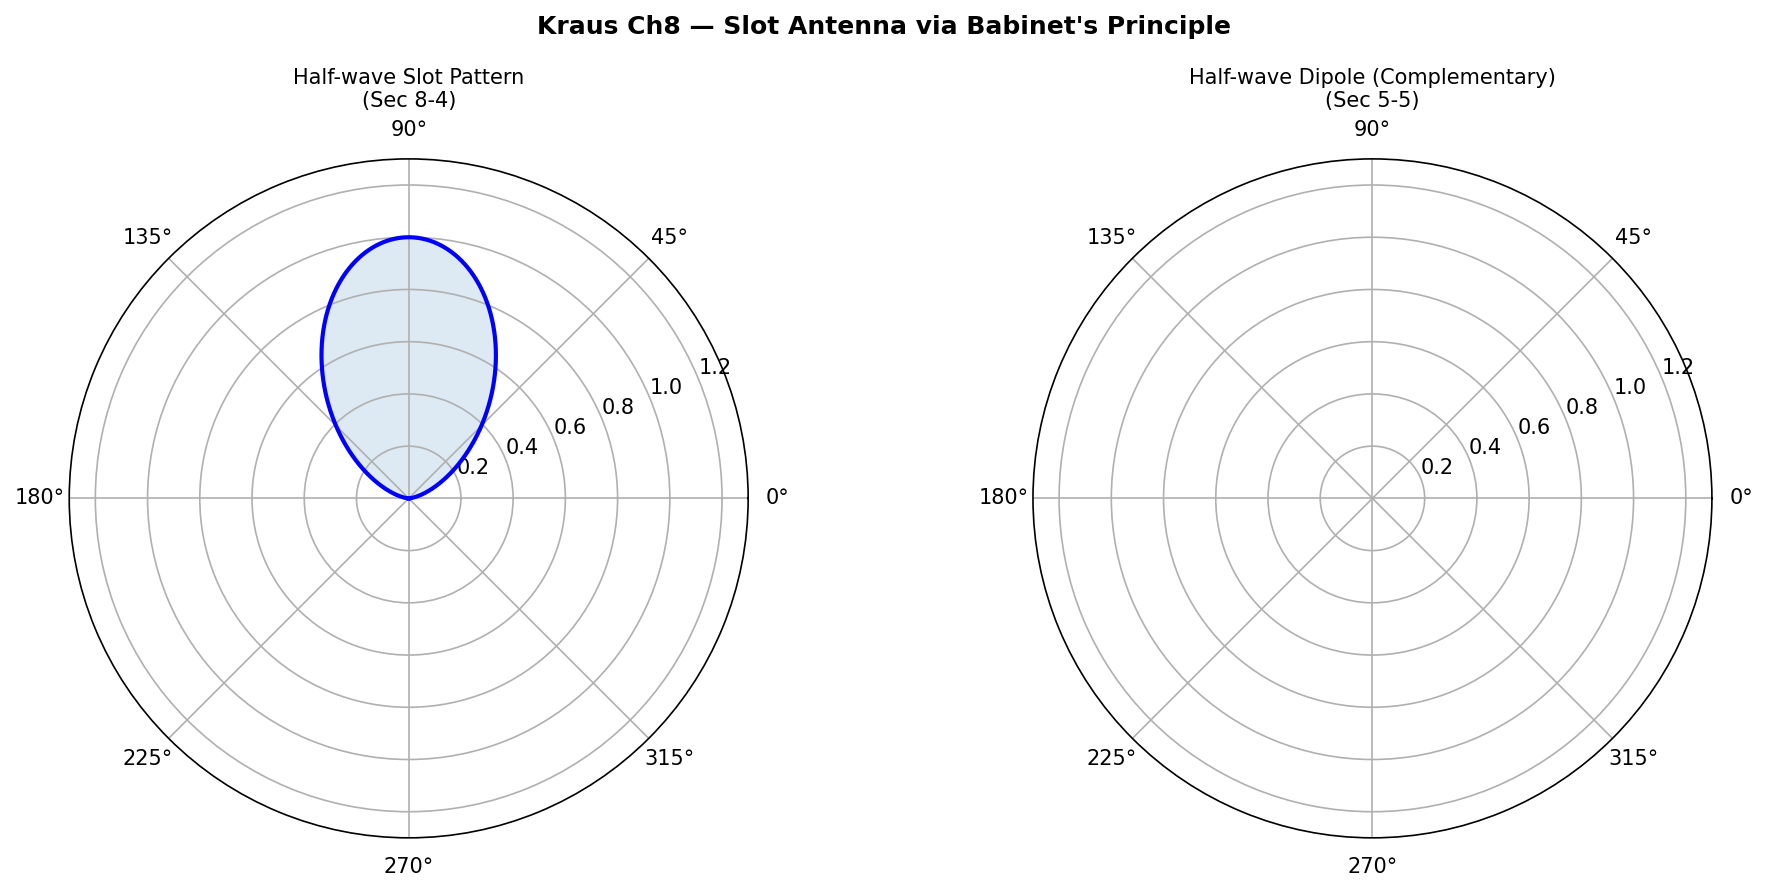

Python code for this plot:
"""
Kraus 'Antennas' 2nd Edition — Chapter 8: Slot Antennas
======================================================
Key topics:
- Sec 8-2: Babinet's principle — complementary antenna impedance
  Z_slot = (η0²/(4π²))·(1/Z_dipole)  [Ω]
  For half-wave dipole Z≈73+j42.5 → Z_slot ≈ 241+j0 Ω
- Sec 8-4: Half-wave slot radiation pattern (same as dipole but E/H interchanged)
  F(θ) = cos(π/2·cosθ)/sinθ  (field amplitude),  P(θ) ∝ [cos(π/2·cosθ)/sinθ]²
- Sec 8-5/8-6: Wide-slot (H-shaped) — pattern with two main lobes
- Sec 8-7 to 8-9: Waveguide slot arrays (resonant and non-resonant)
  For a waveguide of width a and height b, the dominant mode is TE10.
  Slot length for resonance: L ≈ λg/2 at f0, where λg = λ/√(1-(λ/(2a))²)
"""

import numpy as np
import matplotlib.pyplot as plt
from scipy import constants
Z0 = np.sqrt(constants.mu_0/constants.epsilon_0)

print("=" * 60)
print("Kraus Ch8 — Slot Antennas (Babinet's Principle)")
print("=" * 60)
print(f"η0 = Z0 = {Z0:.4f} Ω")

# Sec 8-2: Babinet complement
print("\n--- Sec 8-2: Babinet's principle ---")
Z_dipole = 73.0 + 42.5j
Z_slot = (Z0**2/(4*np.pi**2)) * (1/Z_dipole)
print(f"  Z_dipole(half-wave) = {Z_dipole} Ω")
print(f"  Z_slot = (Z0²/4π²)·(1/Z_dipole) = {Z_slot:.2f} Ω")

# Sec 8-4: Half-wave slot pattern
theta = np.linspace(0, np.pi, 10801)
F_slot = np.abs(np.cos(np.pi/2*np.cos(theta)))/(np.sin(theta)+1e-12)
P_slot = F_slot**2
P_slot = P_slot/np.max(P_slot)

fig, axes = plt.subplots(1, 2, subplot_kw={'projection':'polar'}, figsize=(13,6))
axes[0].plot(theta, P_slot, 'b-', lw=2); axes[0].fill(theta, P_slot, alpha=0.15)
axes[0].set_ylim(0,1.3); axes[0].set_title("Half-wave Slot Pattern\n(Sec 8-4)", fontsize=10)

# Compare with half-wave dipole
theta2 = np.linspace(0, np.pi, 10801)
P_dip = (np.cos(np.pi/2*np.cos(theta2))/np.sin(theta2))**2
P_dip = np.abs(P_dip)/np.max(np.abs(P_dip))
axes[1].plot(theta2, P_dip, 'r-', lw=2); axes[1].fill(theta2, P_dip, alpha=0.15, color='red')
axes[1].set_ylim(0,1.3); axes[1].set_title("Half-wave Dipole (Complementary)\n(Sec 5-5)", fontsize=10)
plt.suptitle("Kraus Ch8 — Slot Antenna via Babinet's Principle", fontsize=12, fontweight='bold')
plt.tight_layout()
out = "/home/ubuntu/.openclaw/workspace/textbooks/kraus/code/kraus_ch8_slot.png"
plt.savefig(out, dpi=150, bbox_inches='tight')
plt.close()
print(f"\n✓ Saved: {out}")

# Wide slot (H-shaped)
def wide_slot_pattern(theta_deg, L_lam=1.0, W_lam=0.5):
    t = np.deg2rad(theta_deg)
    arg = np.pi*L_lam*np.cos(t)
    return np.abs(np.sin(arg))/np.max(np.abs(np.sin(arg))+1e-12)

P_wide = wide_slot_pattern(np.degrees(theta), 1.0, 0.5)
fig, ax = plt.subplots(subplot_kw={'projection':'polar'}, figsize=(7,6))
ax.plot(theta, P_wide, 'g-', lw=2); ax.fill(theta, P_wide, alpha=0.15, color='green')
ax.set_ylim(0,1.3); ax.set_title("Wide Slot (H-shaped)\nL=λ, W=λ/2 — Sec 8-5/8-6", fontsize=10)
plt.tight_layout()
out2 = "/home/ubuntu/.openclaw/workspace/textbooks/kraus/code/kraus_ch8_wide_slot.png"
plt.savefig(out2, dpi=150, bbox_inches='tight')
plt.close()
print(f"✓ Saved: {out2}")

print("\n✓ Chapter 8 code complete.")
